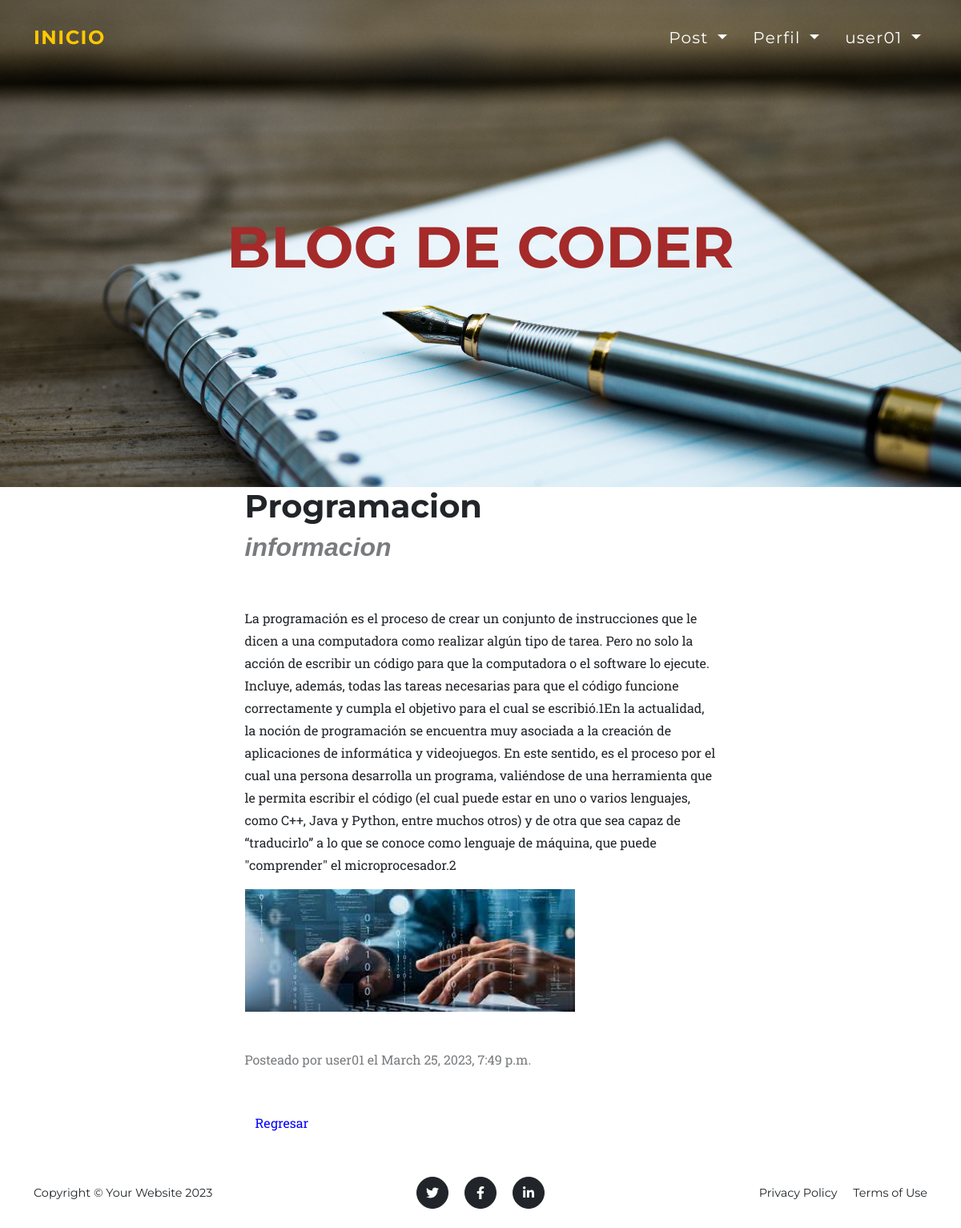
The app's page /Blog/post/6/ (signed in), older data.
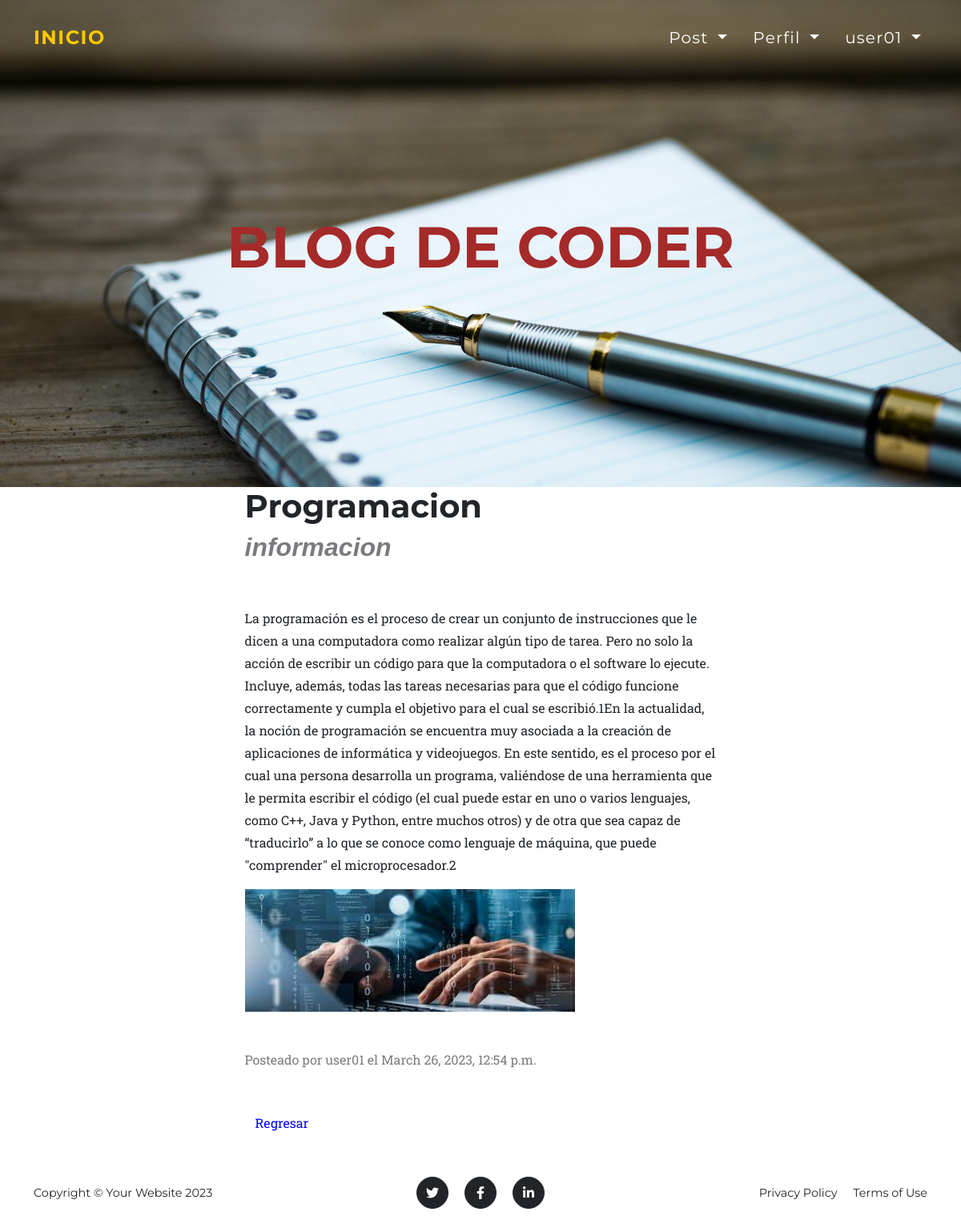
The same page, newer data.
### Blog/models.py (models this page shows, shortened)
class Posteo(models.Model):
    autor = models.ForeignKey(User , on_delete=models.CASCADE)
    fecha = models.DateTimeField(default=timezone.now)
    titulo = models.CharField(max_length=20)
    subtitulo = models.CharField(max_length=20)
    post = models.CharField(max_length=2000)
    imagen = models.ImageField(upload_to='img' , null = True , blank = True)

### Blog/views.py (the view)
# urls.py: path('post/<int:pk>/', BlogDetail.as_view(), name='detalle'),
class BlogDetail(LoginRequiredMixin , DetailView):
    model = Posteo
    template_name = 'Blog/blogDetail.html'

### Blog/templates/Blog/blogDetail.html
{% extends 'Blog/padre.html' %}
{% load static %}
{% block padre %}
    <div class="container position-relative px-4 px-lg-5">
        <div class="row gx-4 gx-lg-5 justify-content-center">
            <div class="col-md-10 col-lg-8 col-xl-7">
                <div class="post-heading">
                    <h1>{{posteo.titulo}}</h1>
                    <h2 style="opacity: 0.6;font-family:Arial, Helvetica, sans-serif;" class="subheading"><em>{{posteo.subtitulo}}</em></h2>
                </div>
            </div>
        </div>
    </div>
<br><br>
<article class="mb-4">
    <div class="container px-4 px-lg-5">
        <div class="row gx-4 gx-lg-5 justify-content-center">
            <div class="col-md-10 col-lg-8 col-xl-7">
                <p>{{posteo.post}}</p>
                {% if posteo.imagen %}
                   <img src="{{ posteo.imagen.url }}" width="70%" alt="">
                   <br>
                   <br>
                   <br>
                {% endif %}
                <span style="opacity: 0.6;" class="meta">
                    Posteado por {{posteo.autor}} el {{posteo.fecha}}
                </span>
                <br><br><br>
                <a style="color: blue;" href="{% url 'Blog:blogList' %}" class="btn btn-succes">Regresar</a>
            </div>
        </div>
    </div>
</article>
{% endblock %}

Row changes from the older to the newer data that the page shows:
changed Posteo "Programacion": fecha "March 25, 2023, 7:49 p.m." → "March 26, 2023, 12:54 p.m."
